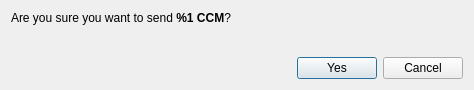
<?xml version="1.0" encoding="UTF-8"?>
<ui version="4.0">
 <class>ConfirmSendDialog</class>
 <widget class="QDialog" name="ConfirmSendDialog">
  <property name="windowModality">
   <enum>Qt::ApplicationModal</enum>
  </property>
  <property name="geometry">
   <rect>
    <x>0</x>
    <y>0</y>
    <width>474</width>
    <height>90</height>
   </rect>
  </property>
  <property name="windowTitle">
   <string>Confirm sending %1 CCM</string>
  </property>
  <layout class="QVBoxLayout" name="verticalLayout">
   <item>
    <layout class="QVBoxLayout" name="verticalLayout_2">
     <item>
      <widget class="QLabel" name="m_confirmLabel">
       <property name="text">
        <string>&lt;html&gt;&lt;head/&gt;&lt;body&gt;&lt;p&gt;Are you sure you want to send &lt;strong&gt;%1 CCM&lt;/strong&gt;?&lt;/p&gt;&lt;/body&gt;&lt;/html&gt;</string>
       </property>
       <property name="textFormat">
        <enum>Qt::RichText</enum>
       </property>
      </widget>
     </item>
     <item>
      <widget class="QLabel" name="m_paymentIdLabel">
       <property name="text">
        <string/>
       </property>
       <property name="textFormat">
        <enum>Qt::RichText</enum>
       </property>
      </widget>
     </item>
    </layout>
   </item>
   <item>
    <spacer name="verticalSpacer">
     <property name="orientation">
      <enum>Qt::Vertical</enum>
     </property>
     <property name="sizeHint" stdset="0">
      <size>
       <width>20</width>
       <height>40</height>
      </size>
     </property>
    </spacer>
   </item>
   <item>
    <layout class="QHBoxLayout" name="horizontalLayout_2">
     <item>
      <spacer name="horizontalSpacer">
       <property name="orientation">
        <enum>Qt::Horizontal</enum>
       </property>
       <property name="sizeHint" stdset="0">
        <size>
         <width>40</width>
         <height>20</height>
        </size>
       </property>
      </spacer>
     </item>
     <item>
      <widget class="QPushButton" name="m_okButton">
       <property name="text">
        <string>Yes</string>
       </property>
       <property name="icon">
        <iconset resource="../../resources.qrc">
         <normaloff>:/icons/transaction</normaloff>:/icons/transaction</iconset>
       </property>
      </widget>
     </item>
     <item>
      <widget class="QPushButton" name="m_cancelButton">
       <property name="text">
        <string>Cancel</string>
       </property>
       <property name="icon">
        <iconset resource="../../resources.qrc">
         <normaloff>:/icons/cancel</normaloff>:/icons/cancel</iconset>
       </property>
      </widget>
     </item>
    </layout>
   </item>
  </layout>
 </widget>
 <resources>
  <include location="../../resources.qrc"/>
 </resources>
 <connections>
  <connection>
   <sender>m_okButton</sender>
   <signal>clicked()</signal>
   <receiver>ConfirmSendDialog</receiver>
   <slot>accept()</slot>
   <hints>
    <hint type="sourcelabel">
     <x>500</x>
     <y>62</y>
    </hint>
    <hint type="destinationlabel">
     <x>276</x>
     <y>44</y>
    </hint>
   </hints>
  </connection>
  <connection>
   <sender>m_cancelButton</sender>
   <signal>clicked()</signal>
   <receiver>ConfirmSendDialog</receiver>
   <slot>reject()</slot>
   <hints>
    <hint type="sourcelabel">
     <x>417</x>
     <y>62</y>
    </hint>
    <hint type="destinationlabel">
     <x>276</x>
     <y>44</y>
    </hint>
   </hints>
  </connection>
 </connections>
</ui>
